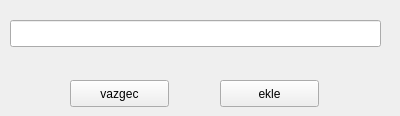
<?xml version="1.0" encoding="UTF-8"?>
<ui version="4.0">
 <class>arasitma_ekle_pencere</class>
 <widget class="QWidget" name="arasitma_ekle_pencere">
  <property name="geometry">
   <rect>
    <x>0</x>
    <y>0</y>
    <width>400</width>
    <height>116</height>
   </rect>
  </property>
  <property name="minimumSize">
   <size>
    <width>400</width>
    <height>116</height>
   </size>
  </property>
  <property name="maximumSize">
   <size>
    <width>400</width>
    <height>116</height>
   </size>
  </property>
  <property name="windowTitle">
   <string>arastirma ekle</string>
  </property>
  <widget class="QPushButton" name="arastirma_ekle">
   <property name="geometry">
    <rect>
     <x>220</x>
     <y>80</y>
     <width>99</width>
     <height>27</height>
    </rect>
   </property>
   <property name="text">
    <string>ekle</string>
   </property>
  </widget>
  <widget class="QPushButton" name="arastirma_vazgec">
   <property name="geometry">
    <rect>
     <x>70</x>
     <y>80</y>
     <width>99</width>
     <height>27</height>
    </rect>
   </property>
   <property name="text">
    <string>vazgec</string>
   </property>
  </widget>
  <widget class="QLineEdit" name="arastirma_konu">
   <property name="geometry">
    <rect>
     <x>10</x>
     <y>20</y>
     <width>371</width>
     <height>27</height>
    </rect>
   </property>
  </widget>
 </widget>
 <resources/>
 <connections/>
</ui>
